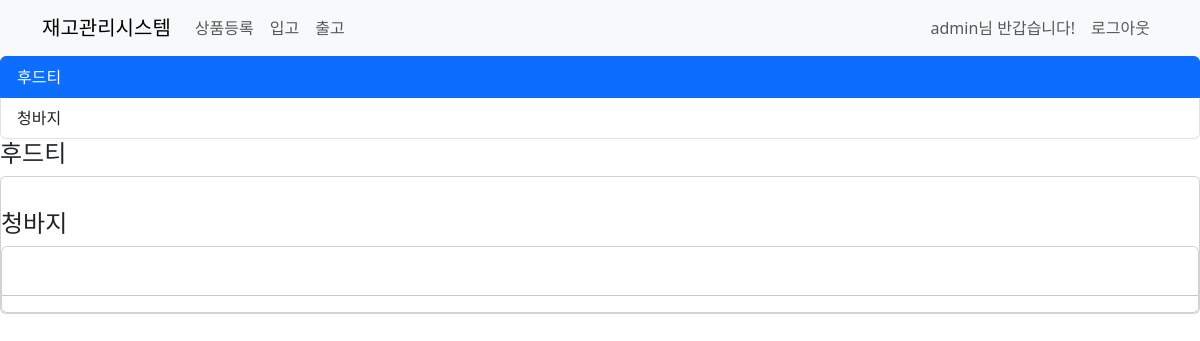
The app's page /erp/product-list/ (signed in), older data.
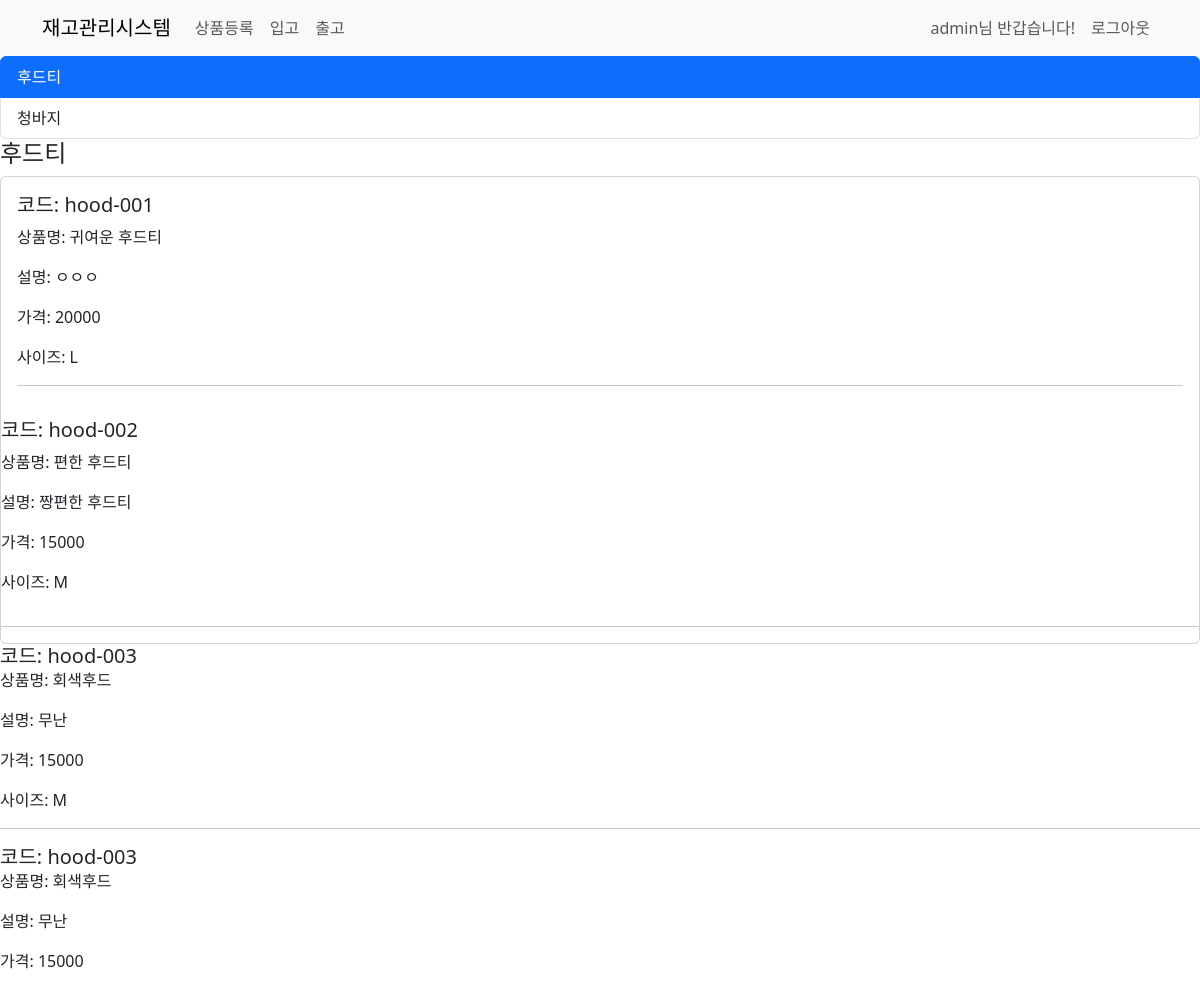
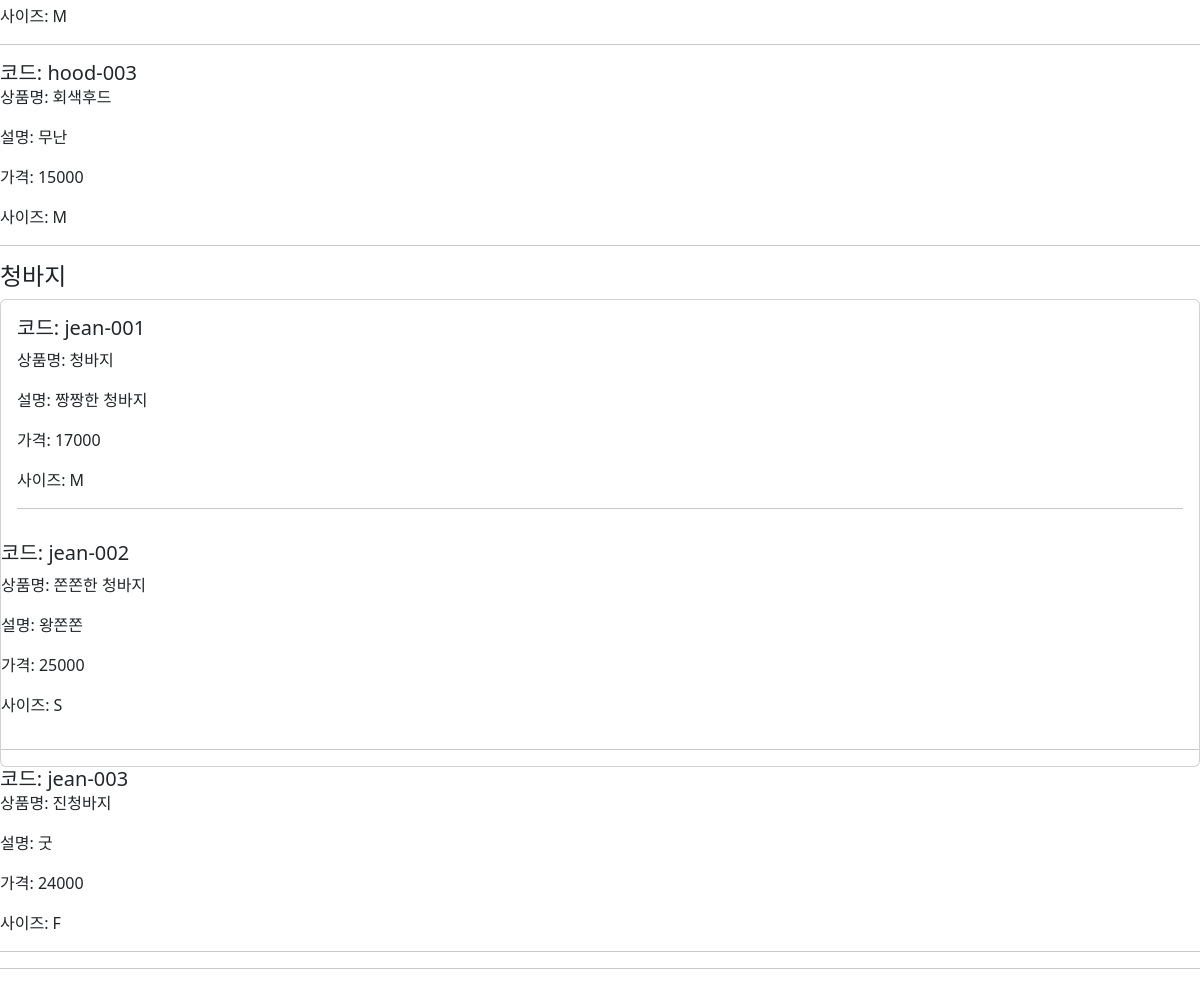
The same page, newer data (2 pictures, top to bottom).
### erp/models.py (models this page shows, shortened)
class Product(models.Model):
    class Meta:
        db_table = "product"
        verbose_name = "상품"
    code = models.CharField(max_length=32, null=False, verbose_name='상품코드')
    name = models.CharField(max_length=32, null=False, verbose_name='상품명')
    description = models.TextField(max_length=256, verbose_name='상품설명')
    price = models.IntegerField(max_length=32, verbose_name='상품가격')
    sizes = (
        ('S', 'Small'),
        ('M', 'Medium'),
        ('L', 'Large'),
        ('F', 'Free'),
    )
    size = models.CharField(choices=sizes, max_length=1, verbose_name='상품사이즈')

### erp/views.py (the view)
# urls.py: path('product-list/', views.product_list, name='product-list'),
@login_required
def product_list(request):
    if request.method == 'GET':
        all_products = Product.objects.all().order_by('code')
        return render(request, 'erp/product_list.html', {'products': all_products})

### templates/erp/product_list.html (shortened to what this page needs)
{% extends 'base.html' %}
{% block content %}
<div id="list-example" class="list-group">
    <a class="list-group-item list-group-item-action" href="#list-item-1">후드티</a>
    <a class="list-group-item list-group-item-action" href="#list-item-2">청바지</a>
</div>
<div data-bs-spy="scroll" data-bs-target="#list-example" data-bs-offset="0" class="scrollspy-example" tabindex="0">
    <h4 id="list-item-1">후드티</h4>
    <div class="card">
        <div class="card-body">
            {% for product in products %}
            {% if 'hood' in product.code %}
            <h5 class="card-title">코드: {{ product.code }}</h5>
            <p class="card-text">상품명: {{ product.name }}</p>
            <p class="card-text">설명: {{ product.description }}</p>
            <p class="card-text">가격: {{ product.price }}</p>
            <p class="card-text">사이즈: {{ product.size }}</p>
            <hr>
        </div>
        {% endif %}
        {% endfor %}
    </div>
    <h4 id="list-item-2">청바지</h4>
    <div class="card">
        <div class="card-body">
            {% for product in products %}
            {% if 'jean' in product.code %}
            <h5 class="card-title">코드: {{ product.code }}</h5>
            <p class="card-text">상품명: {{ product.name }}</p>
            <p class="card-text">설명: {{ product.description }}</p>
            <p class="card-text">가격: {{ product.price }}</p>
            <p class="card-text">사이즈: {{ product.size }}</p>
            <hr>
        </div>
        {% endif %}
        {% endfor %}
    </div>
    <hr>
</div>
{% endblock %}

### templates/base.html (shortened to what this page needs)
<!DOCTYPE html>
<html lang="en">
<head>
    <link href="https://cdn.jsdelivr.net/npm/bootstrap@5.3.0-alpha3/dist/css/bootstrap.min.css" rel="stylesheet"
>
</head>
<body>
    <nav class="navbar navbar-expand-lg navbar-light bg-light">
        <div class="container">
            <a class="navbar-brand" href="/erp/product-list">재고관리시스템</a>
            {% if user.is_authenticated %}
            <div class="collapse navbar-collapse" id="navbarSupportedContent">
                <ul class="navbar-nav mr-auto">
                    <li class="nav-item active">
                        <a class="nav-link" href="/erp/product-create"> 상품등록 </a>
                    </li>
                    <li class="nav-item active">
                        <a class="nav-link" href="#"> 입고 </a>
                    </li>
                    <li class="nav-item active">
                        <a class="nav-link" href="#"> 출고 </a>
                    </li>
                </ul>
            </div>
            {% endif %}
            <form class="form-inline my-2 my-lg-0">
                {% if not user.is_authenticated %}
                <ul class="navbar-nav mr-auto">
                    <li class="nav-item active">
                        <a class="nav-link" href="/login"> 로그인 <span class="sr-only"></span></a>
                    </li>
                    <li class="nav-item active">
                        <a class="nav-link" href="/sign-up"> 회원가입 <span class="sr-only"></span></a>
                    </li>
                </ul>
                {% else %}
                <ul class="navbar-nav mr-auto">
                    <li class="nav-item disabled">
                        <span class="nav-link">
                            {{ user.username }}님 반갑습니다!
                        </span>
                    </li>
                    <li class="nav-item active">
                        <a class="nav-link" href="/logout"> 로그아웃</a>
                    </li>
                </ul>
                {% endif %}
            </form>
        </div>
    </nav>
    {% block content %}
    {% endblock %}
</body>
</html>

Row changes from the older to the newer data that the page shows:
added Product: code "hood-001", name "귀여운 후드티", description "ㅇㅇㅇ", price "20000", size "L", shown under "후드티"
added Product: code "hood-002", name "편한 후드티", description "짱편한 후드티", price "15000", size "M", shown under "후드티"
added Product: code "hood-003", name "회색후드", description "무난", price "15000", size "M", shown under "후드티"
added Product: code "hood-003", name "회색후드", description "무난", price "15000", size "M", shown under "후드티"
added Product: code "hood-003", name "회색후드", description "무난", price "15000", size "M", shown under "후드티"
added Product: code "jean-001", name "청바지", description "짱짱한 청바지", price "17000", size "M"
added Product: code "jean-002", name "쫀쫀한 청바지", description "왕쫀쫀", price "25000", size "S", shown under "청바지"
added Product: code "jean-003", name "진청바지", description "굿", price "24000", size "F", shown under "청바지"
